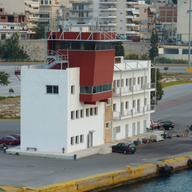
%> input picture Proba/TP3-Probabilités/Images/Piree.png, 192 x 192 px
$ octave exercice_1.m   (GNU Octave 9; MATLAB toolbox functions it lacks are replaced by stand-ins)
%> lines starting %> are read from the running program, lines starting %| are printed output that depends on the picture; in (x1, y1, x2, y2) boxes, pixels count from 0 and x2, y2 are one past the last pixel; in counts of white or black regions, pixels touching at a corner belong together; the program's own positions count from 1
### Proba/TP3-Probabilités/recursion.m
function [E,contour,G_somme] = recursion(E,contour,G_somme,i,j,voisins,G_x,G_y,card_max,cos_alpha)
% Fonction recursive permettant de construire un ensemble candidat E

contour(i,j) = 0;
G_somme_normalise = G_somme/norm(G_somme);
nb_voisins = size(voisins,1);
k = 1;
while k<=nb_voisins & size(E,1)<=card_max
	i_voisin = i+voisins(k,1);				% A completer
	j_voisin = j+voisins(k,2);				% A completer
	if contour(i_voisin,j_voisin)

		% Dans cette boucle, il vous faut :
        Gradient=[G_x(i_voisin,j_voisin),G_y(i_voisin,j_voisin)];
		% - Calculer le produit scalaire entre G_somme_normalise et le gradient normalise de I au pixel voisin
        if (G_somme_normalise.*(Gradient/norm(Gradient)))*ones(2,1) >= cos_alpha
            % - Si ce produit scalaire est superieur a cos_alpha :
            E=[E;[i_voisin j_voisin]];          %	+ Mettre a jour "E" par concatenation
            G_somme=G_somme+Gradient;          %	+ Mettre a jour "G_somme"
            [E,contour,G_somme]=recursion(E,contour,G_somme,i_voisin,j_voisin,voisins,G_x,G_y,card_max,cos_alpha);%	+ Lancer l'appel recursif sur le voisin
		end
	end
	k = k+1;
end

### Proba/TP3-Probabilités/exercice_1.m
clear;
close all;
taille_ecran = get(0,'ScreenSize');
L = taille_ecran(3);
H = taille_ecran(4);

% Parametres :
set(0,'RecursionLimit',1000);				% Pour eviter les erreurs a l'execution
alpha = pi/8;						% Seuil sur l'orientation du gradient (en radians)
cos_alpha = cos(alpha);
seuil_norme = 2/sin(alpha);				% Seuil sur la norme du gradient (decoule d'une etude theorique)

% Lecture de l'image :
I = imread('Images/Piree.png');
%> I is the input picture: size 192x192x3 uint8; mean R, G, B 126.3, 125.9, 121.1
% I = imread('Images/chaises.png');
% I = imread('Images/Morlaix.png');
if size(I,3)==3
	I = rgb2gray(I);
%> I: size 192x192 uint8
end
I = imresize(I,0.8);					% Permet de limiter l'effet de crenelage
%> I: size 154x154 uint8
[nb_lignes,nb_colonnes] = size(I);
%> nb_lignes = 154; nb_colonnes = 154

% Parametres :
diagonale = floor(sqrt(nb_lignes^2+nb_colonnes^2));
%> diagonale = 217
card_max = floor(diagonale/2);				% Cardinal max d'un ensemble E
%> card_max = 108
card_min = floor(card_max/20);				% Cardinal min d'un ensemble E
%> card_min = 5

% Affichage de l'image :
figure('Name','Ensembles candidats','Position',[0,0,L,0.67*H]);
subplot(1,2,1);
imagesc(I);
axis equal;
axis off;
colormap gray;
hold on;

% Gradient du niveau de gris (x vers la droite, y vers le bas) :
I = double(I);
%> I: size 154x154 double
[G_x,G_y] = gradient(I);
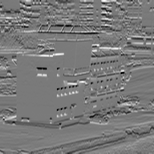
%> G_y: size 154x154 double; min -81, max 88, mean -0.3; drawn with min black and max white
G_norme = sqrt(G_x.^2+G_y.^2);
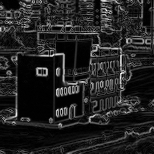
%> G_norme: size 154x154 double; min 0, max 99.33, mean 13.7; drawn with min black and max white

% Selection des pixels de contour :
contour = G_norme>seuil_norme;
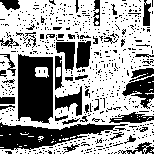
%> contour: size 154x154 logical; 61.6% white; 599 black regions (554 under 20 px), largest, box (x1, y1, x2, y2) and area: (18, 54, 53, 124) 2090, (0, 122, 128, 150) 1742, (122, 68, 154, 109) 681

% Pas de pixel de contour sur le bord de l'image (traitement simplifie !) :
contour([1,nb_lignes],:) = 0;
contour(:,[1,nb_colonnes]) = 0;
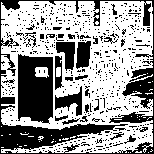
%> contour: size 154x154 logical; 59.8% white; 543 black regions (513 under 20 px), largest, box (x1, y1, x2, y2) and area: (0, 0, 154, 154) 4317, (18, 54, 53, 124) 2090, (55, 86, 82, 116) 369

% Affichage d'une petite fleche sur les pixels de contour :
[i,j] = find(contour);
%> i = 14173 values from 2 to 153; j = 14173 values from 2 to 153
quiver(j,i,G_x(contour),G_y(contour),'r');		% Attention : x = j et y = i
axis equal;
title('Pixels de contour','FontSize',30);
drawnow;

% Boucle de traitement des pixels de contour :
voisins = [ -1 -1 ; -1 0 ; -1 1 ; 0 1 ;...
		1 1 ; 1 0 ; 1 -1 ; 0 -1 ];		% Positions relatives des 8 plus proches voisins
liste_E = [];
while any(contour(:))

	% Pixel de contour dont la norme du gradient est la plus elevee = "germe" :
	indices_contour = find(contour);
	[~,indice_max] = max(G_norme(indices_contour));
	indice_germe = indices_contour(indice_max);
	[i_germe,j_germe] = ind2sub(size(I),indice_germe);
	E = [i_germe,j_germe];
	G_somme = [G_x(i_germe,j_germe),G_y(i_germe,j_germe)];

	% Construction recursive de l'ensemble E :
	[E,contour,G_somme] = recursion(E,contour,G_somme,i_germe,j_germe,voisins,G_x,G_y,card_max,cos_alpha);

	% Ajout de l'ensemble E a la liste d'ensembles E, si son cardinal est superieur a card_min :
	if size(E,1)>=card_min
		liste_E = [liste_E,{E}];		% Concatenation d'une cellule {E} a liste_E
	end
end
%> this loop made 3801 passes
%> (indice_max, indice_germe, i_germe, j_germe, E, G_somme) on passes 11, 15, 17, 18, 21, 22: (10737, 18690, 56, 122, [56 122; 55 122], [-104 -80]), (669, 1255, 23, 9, [23 9; 22 9; 23 10; 24 9; 23 8], [-212 -15.5]), (3215, 7154, 70, 47, [70 47; 71 46], [88 -41]), (7841, 15138, 46, 99, [46 99; 46 100], [-56 94.5]), (8921, 16652, 20, 109, [20 109; 19 109; 20 110; 21 111; 20 108; 19 108], [-141.5 270]), (922, 1717, 23, 12, [23 12; 22 12; 23 11; 24 12], [193.5 -9.5])
%> (indice_max, indice_germe, i_germe, j_germe, G_somme, liste_E) on pass 1: (11024, 18708, 74, 122, [-117.5 -365], {[74 122; 73 121; 73 123; 73 124; 74 123; 73 122]})
%> contour: size 154x154 logical; every value is 0
%> after the loop, liste_E = 603 items

% Affichage des ensembles E (la fonction label2rgb donne a chaque ensemble E une couleur differente) :
etiquette = zeros(size(I));
for k = 1:length(liste_E)
	E = liste_E{k};
	indices_E = sub2ind(size(I),E(:,1),E(:,2));
	etiquette(ind2sub(size(I),indices_E)) = k;
end
%> this loop made 603 passes
%> (E, indices_E) on passes 1, 13, 17: ([74 122; 73 121; 73 123; 73 124; 74 123; 73 122], [18708; 18553; 18861; 19015; 18862; 18707]), ([23 9; 22 9; 23 10; 24 9; 23 8], [1255; 1254; 1409; 1256; 1101]), ([20 109; 19 109; 20 110; 21 111; 20 108; 19 108], [16652; 16651; 16806; 16961; 16498; 16497])
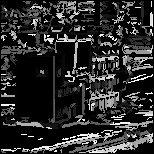
%> etiquette: size 154x154 double; min 0, max 603, mean 103.1; drawn with min black and max white
I_resultat = label2rgb(etiquette,'parula',[0.5,0.5,0.5]);
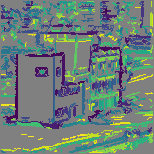
%> I_resultat: size 154x154x3 uint8; mean R, G, B 109.1, 127.2, 122
subplot(1,2,2);
imagesc(I_resultat);
axis equal;
axis off;
title('Ensembles candidats','FontSize',30);
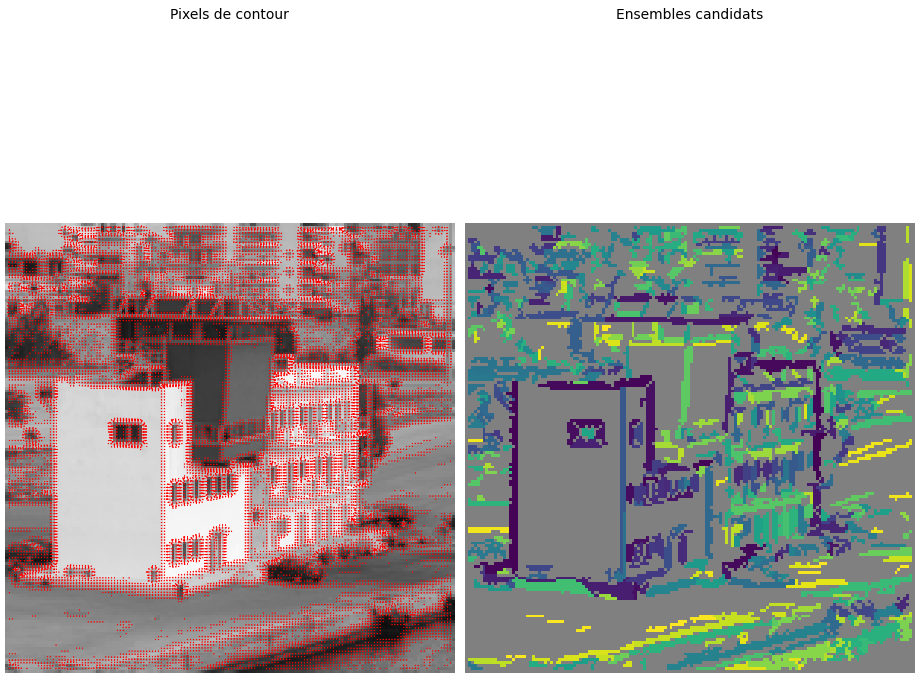
%> figure redrawn from the program's plot data, 2 panels

save exercice_1;
